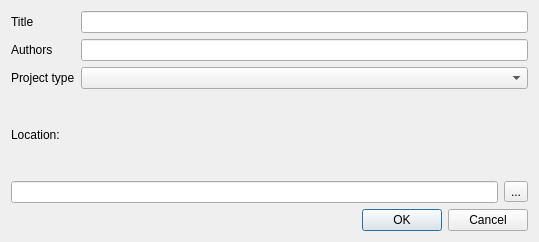
<?xml version="1.0" encoding="UTF-8"?>
<ui version="4.0">
 <class>CreateProjectDialog</class>
 <widget class="QDialog" name="CreateProjectDialog">
  <property name="geometry">
   <rect>
    <x>0</x>
    <y>0</y>
    <width>539</width>
    <height>242</height>
   </rect>
  </property>
  <property name="sizePolicy">
   <sizepolicy hsizetype="Preferred" vsizetype="Minimum">
    <horstretch>0</horstretch>
    <verstretch>0</verstretch>
   </sizepolicy>
  </property>
  <property name="minimumSize">
   <size>
    <width>500</width>
    <height>200</height>
   </size>
  </property>
  <property name="windowTitle">
   <string>Create project</string>
  </property>
  <property name="modal">
   <bool>true</bool>
  </property>
  <layout class="QVBoxLayout" name="verticalLayout">
   <property name="sizeConstraint">
    <enum>QLayout::SetDefaultConstraint</enum>
   </property>
   <item>
    <layout class="QHBoxLayout" name="horizontalLayout">
     <item>
      <layout class="QVBoxLayout" name="LabelsLayout">
       <item>
        <widget class="QLabel" name="TitleLabel">
         <property name="text">
          <string>Title</string>
         </property>
        </widget>
       </item>
       <item>
        <widget class="QLabel" name="AuthorsLabel">
         <property name="text">
          <string>Authors</string>
         </property>
        </widget>
       </item>
       <item>
        <widget class="QLabel" name="ProjectTypeLabel">
         <property name="text">
          <string>Project type</string>
         </property>
        </widget>
       </item>
      </layout>
     </item>
     <item>
      <layout class="QVBoxLayout" name="InputsLayout">
       <item>
        <widget class="QLineEdit" name="TitleLineEdit"/>
       </item>
       <item>
        <widget class="QLineEdit" name="AuthoursLineEdit"/>
       </item>
       <item>
        <widget class="QComboBox" name="ProjectTypeComboBox"/>
       </item>
      </layout>
     </item>
    </layout>
   </item>
   <item>
    <widget class="QLabel" name="label_4">
     <property name="text">
      <string>Location:</string>
     </property>
    </widget>
   </item>
   <item>
    <layout class="QHBoxLayout" name="LocationLayout">
     <item>
      <widget class="QLineEdit" name="LocationLineEdit"/>
     </item>
     <item>
      <widget class="QToolButton" name="LocationToolButton">
       <property name="text">
        <string>...</string>
       </property>
      </widget>
     </item>
    </layout>
   </item>
   <item>
    <layout class="QHBoxLayout" name="ResultButtonsLayout">
     <item>
      <spacer name="horizontalSpacer">
       <property name="orientation">
        <enum>Qt::Horizontal</enum>
       </property>
       <property name="sizeHint" stdset="0">
        <size>
         <width>40</width>
         <height>20</height>
        </size>
       </property>
      </spacer>
     </item>
     <item>
      <widget class="QDialogButtonBox" name="buttonBox">
       <property name="standardButtons">
        <set>QDialogButtonBox::Cancel|QDialogButtonBox::Ok</set>
       </property>
      </widget>
     </item>
    </layout>
   </item>
  </layout>
  <action name="actionChooseFolder">
   <property name="text">
    <string>Choose folder</string>
   </property>
  </action>
 </widget>
 <resources/>
 <connections/>
</ui>
